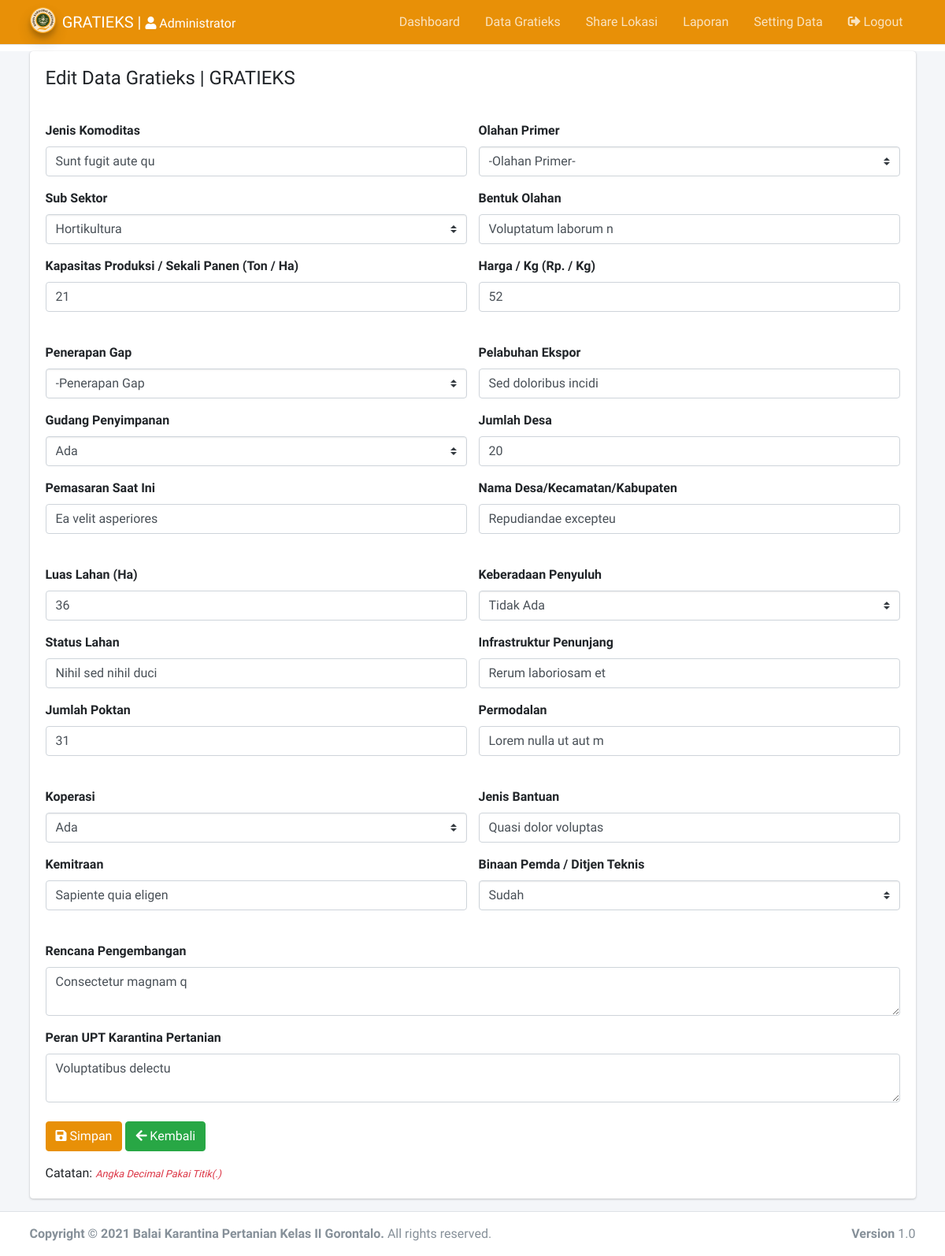
/views/page/data_gratieks/editdata.php?id=13 (signed in), run on the app's committed database.
### tables this page shows
CREATE TABLE `tbl_gratieks` (
  `id` int(5) NOT NULL,
  `komodi` varchar(50) NOT NULL,
  `subsektor` varchar(50) NOT NULL,
  `kapasitas` varchar(50) NOT NULL,
  `olahan` varchar(20) NOT NULL,
  `bentuk` varchar(100) NOT NULL,
  `harga` varchar(20) NOT NULL,
  `gap` varchar(20) NOT NULL,
  `gudang` varchar(20) NOT NULL,
  `pasar` varchar(100) NOT NULL,
  `labuh` varchar(100) NOT NULL,
  `desa` varchar(100) NOT NULL,
  `kec` varchar(100) NOT NULL,
  `lahan` varchar(50) NOT NULL,
  `statuslah` varchar(100) NOT NULL,
  `poktan` varchar(30) NOT NULL,
  `penyuluh` varchar(30) NOT NULL,
  `infra` varchar(100) NOT NULL,
  `modal` varchar(100) NOT NULL,
  `koperasi` varchar(50) NOT NULL,
  `mitra` varchar(150) NOT NULL,
  `bina` varchar(20) NOT NULL,
  `bantuan` varchar(200) NOT NULL,
  `rencana` varchar(300) NOT NULL,
  `peran` varchar(500) NOT NULL,
  `tim` varchar(50) NOT NULL,
  `tgl` varchar(20) NOT NULL,
  `waktu` varchar(20) NOT NULL
);

### views/page/data_gratieks/editdata.php (the view, shortened to what this page needs)
<?php
include '../../../koneksi.php';
  ?>
  <?php
$jdl = "Edit Data Gratieks";
$ttl = $jdl . " | GRATIEKS";
$id = $_GET['id'];
?>
<?php include "../../layout/header.php" ?>
<?php include "../../layout/navbar.php"; ?>
<div class="content-wrapper">
    <div class="content">
        <div class="container">
            <div class="row mt-2">
                <div class="col-12">
                    <div class="card">
                        <div class="card-body">
                            <h4><?= $ttl; ?></h4><br>
                            <form action="proseseditgratieks.php" method="POST">
                                <?php
                                $query = "SELECT * FROM tbl_gratieks WHERE id = '$id'";
                                $result = $mysqli->query($query);
                                $d = mysqli_fetch_assoc($result);
                                ?>
                                <div class="row mt-2">
                                    <div class="col-6">
                                        <div class="form-group">
                                            <label>Jenis Komoditas</label>
                                            <input type="text" value="<?= $d['komodi'] ?>" name="komodi" class="form-control" autocomplete="off">
                                        </div>
                                        <div class="form-group">
                                            <label>Sub Sektor</label>
                                            <select class="custom-select" name="subsektor">
                                                <option value="<?= $d['subsektor'] ?>" hidden><?= $d['subsektor'] ?></option>
                                            </select>
                                        </div>
                                        <div class="form-group">
                                            <label>Kapasitas Produksi / Sekali Panen (Ton / Ha)</label>
                                            <input type="number" value="<?= $d['kapasitas'] ?>" name="kapasitas" class="form-control" autocomplete="off">
                                        </div>
                                    </div>
                                    <div class="col-6">
                                        <div class="form-group">
                                            <label>Olahan Primer</label>
                                            <select class="custom-select" name="olahan">
                                                <option hidden value="<?= $d['olahan'] ?>"><?= $d['olahan'] ?></option>
                                            </select>
                                        </div>
                                        <div class="form-group">
                                            <label>Bentuk Olahan</label>
                                            <input type="text" value="<?= $d['bentuk'] ?>" name="bentuk" class="form-control" autocomplete="off">
                                        </div>
                                        <div class="form-group">
                                            <label>Harga / Kg (Rp. / Kg)</label>
                                            <input type="number" value="<?= $d['harga'] ?>" name="harga" class="form-control" autocomplete="off">
                                        </div>
                                    </div>
                                </div>
                                <div class="row mt-4">
                                    <div class="col-6">
                                        <div class="form-group">
                                            <label>Penerapan Gap</label>
                                            <select name="gap" class="custom-select">
                                                <option hidden value="<?= $d['gap'] ?>"><?= $d['gap'] ?></option>
                                            </select>
                                        </div>
                                        <div class="form-group">
                                            <label>Gudang Penyimpanan</label>
                                            <select class="custom-select" name="gudang">
                                                <option hidden value="<?= $d['gudang'] ?>"><?= $d['gudang'] ?></option>
                                            </select>
                                        </div>
                                        <div class="form-group">
                                            <label>Pemasaran Saat Ini</label>
                                            <input type="text" value="<?= $d['pasar'] ?>" name="pasar" class="form-control">
                                        </div>
                                    </div>
                                    <div class="col-6">
                                        <div class="form-group">
                                            <label>Pelabuhan Ekspor</label>
                                            <input type="text" value="<?= $d['labuh'] ?>" name="labuh" class="form-control">
                                        </div>
                                        <div class="form-group">
                                            <label>Jumlah Desa</label>
                                            <input name="desa" value="<?= $d['desa'] ?>" type="number" class="form-control">
                                        </div>
                                        <div class="form-group">
                                            <label>Nama Desa/Kecamatan/Kabupaten</label>
                                            <input name="kec" value="<?= $d['kec'] ?>" type="text" class="form-control">
                                        </div>
                                    </div>
                                </div>
                                <div class="row mt-4">
                                    <div class="col-6">
                                        <div class="form-group">
                                            <label>Luas Lahan (Ha)</label>
                                            <input value="<?= $d['lahan'] ?>" name="lahan" type="number" class="form-control">
                                        </div>
                                        <div class="form-group">
                                            <label>Status Lahan</label>
                                            <input value="<?= $d['statuslah'] ?>" type="text" name="statuslah" class="form-control">
                                        </div>
                                        <div class="form-group">
                                            <label>Jumlah Poktan</label>
                                            <input value="<?= $d['poktan'] ?>" type="number" name="poktan" class="form-control">
                                        </div>
                                    </div>
                                    <div class="col-6">
                                        <div class="form-group">
                                            <label>Keberadaan Penyuluh</label>
                                            <Select class="custom-select" name="penyuluh">
                                                <option hidden value="<?= $d['penyuluh'] ?>"><?= $d['penyuluh'] ?></option>
                                            </Select>
                                        </div>
                                        <div class="form-group">
                                            <label>Infrastruktur Penunjang</label>
                                            <input type="text" value="<?= $d['infra'] ?>" class="form-control" name="infra">
                                        </div>
                                        <div class="form-group">
                                            <label>Permodalan</label>
                                            <input type="text" value="<?= $d['modal'] ?>" class="form-control" name="modal">
                                        </div>
                                    </div>
                                </div>
                                <div class="row mt-4">
                                    <div class="col-6">
                                        <div class="form-group">
                                            <label>Koperasi</label>
                                            <select class="custom-select" name="koperasi">
                                                <option hidden value="<?= $d['koperasi'] ?>"><?= $d['koperasi'] ?></option>
                                            </select>
                                        </div>
                                        <div class="form-group">
                                            <label>Kemitraan</label>
                                            <input name="mitra" value="<?= $d['mitra'] ?>" type="text" class="form-control">
                                        </div>
                                    </div>
                                    <div class="col-6">
                                        <div class="form-group">
                                            <label>Jenis Bantuan</label>
                                            <input name="bantuan" value="<?= $d['bantuan'] ?>" type="text" class="form-control">
                                        </div>
                                        <div class="form-group">
                                            <label>Binaan Pemda / Ditjen Teknis</label>
                                            <select class="custom-select" name="bina">
                                                <option hidden value="<?= $d['bina'] ?>"><?= $d['bina'] ?></option>
                                            </select>
                                        </div>
                                    </div>
                                </div>
                                <div class="row mt-4">
                                    <div class="col-12">
                                        <div class="form-group">
                                            <label>Rencana Pengembangan</label>
                                            <textarea name="rencana" class="form-control"><?= $d['rencana'] ?></textarea>
                                        </div>
                                        <div class="form-group">
                                            <label>Peran UPT Karantina Pertanian</label>
                                            <textarea name="peran" class="form-control"><?= $d['peran'] ?></textarea>
                                        </div>
                                    </div>
                                </div>
                                <div class="row mt-2">
                                    <div class="col-12">
                                        <div class="form-group">
                                            <button class="btn btn-primary"><i class="fa fa-save"></i> Simpan</button>
                                            <a href="datagratieks.php" class="btn btn-success"><i class="fa fa-arrow-left"></i> Kembali</a>
                                        </div>
                                    </div>
                                </div>
                                Catatan:
                                <small class="text-danger"><i>Angka Decimal Pakai Titik(.)</i></small>
                            </form>
                        </div>
                    </div>
                </div>
            </div>
        </div>
    </div>
</div>
<?php include '../../layout/footer.php'; ?>
<?php include '../..//layout/js.php'; ?>

### data on the page
tbl_gratieks: komodi "Sunt fugit aute qu", subsektor "Hortikultura", kapasitas "21", olahan "-Olahan Primer-", bentuk "Voluptatum laborum n", harga "52", gap "-Penerapan Gap", gudang "Ada", pasar "Ea velit asperiores", labuh "Sed doloribus incidi", desa "20", kec "Repudiandae excepteu", lahan "36", statuslah "Nihil sed nihil duci", poktan "31", penyuluh "Tidak Ada", infra "Rerum laboriosam et", modal "Lorem nulla ut aut m", koperasi "Ada", mitra "Sapiente quia eligen", bantuan "Quasi dolor voluptas", bina "Sudah", rencana "Consectetur magnam q", peran "Voluptatibus delectu"

### other printed values
$_SESSION['nama'] "Administrator"
$ttl "Edit Data Gratieks | GRATIEKS"
